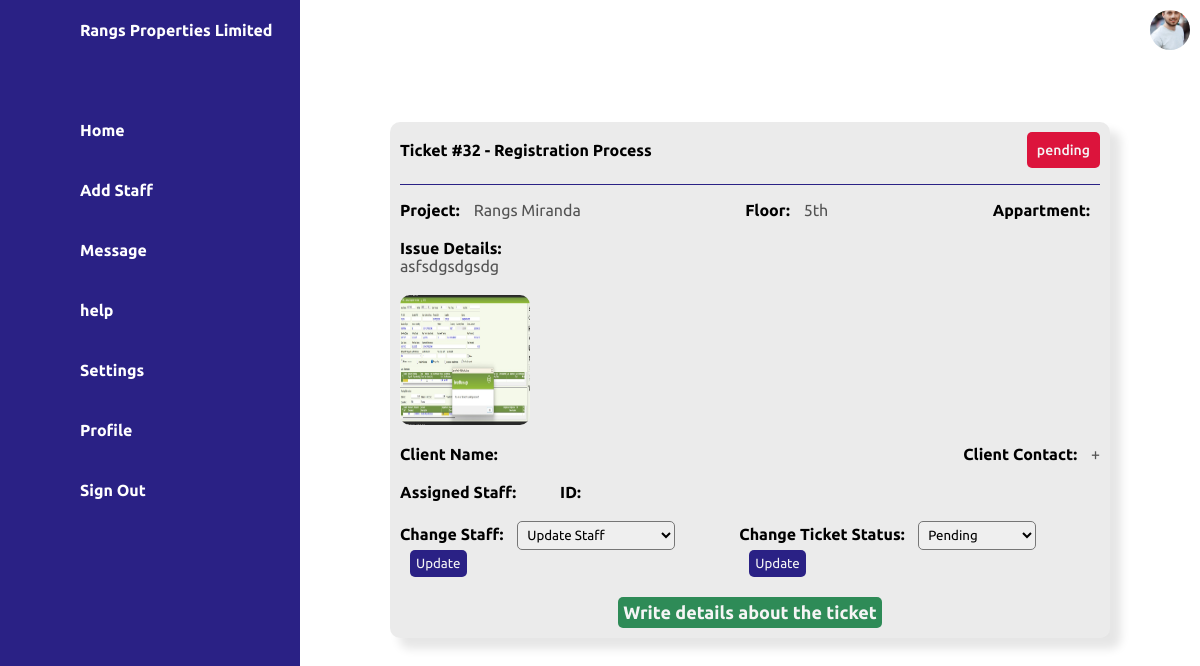
Screenshot of /admin/view_ticket.php?id=32 (signed in) with the database file from the repository.
### tables this page shows
CREATE TABLE `tickets` (
  `id` int(11) NOT NULL,
  `user_id` int(11) DEFAULT NULL,
  `title` varchar(255) DEFAULT NULL,
  `category` varchar(100) DEFAULT NULL,
  `description` text DEFAULT NULL,
  `image` varchar(500) DEFAULT NULL,
  `status` varchar(50) DEFAULT 'Pending',
  `created_at` datetime DEFAULT NULL,
  `solved_at` datetime DEFAULT NULL,
  `client` int(11) DEFAULT NULL,
  `project` varchar(255) DEFAULT NULL,
  `apartment` varchar(255) DEFAULT NULL,
  `floor` varchar(255) DEFAULT NULL
);

### functions.php (called while the page is built, shortened)
<?php
function h($s){ return htmlspecialchars($s, ENT_QUOTES); }
?>

### admin/view_ticket.php (the view, shortened to what this page needs)
<?php
  require '../db.php';
  require '../functions.php';
  $id = $_GET['id'] ?? 0;
  $stmt = $pdo->prepare("SELECT t.*, u.name as user_name, s.name as assigned_name, s.employee_id as assigned_staff_employee_id, s.id as assigned_staff_id, cp.name as client_name, cp.phone as client_contact
                       FROM tickets t
                       LEFT JOIN users u ON u.id=t.user_id
                       LEFT JOIN ticket_assignments ta ON ta.ticket_id = t.id
                       LEFT JOIN support_staff s ON s.id = ta.staff_id
                       LEFT JOIN client_profile cp ON cp.id = t.client
                       WHERE t.id = ? LIMIT 1");
  $stmt->execute([$id]);
  $t = $stmt->fetch();
?>
<?php
include("./includes/header.php");
include("./includes/sidenav.php");
?>
<div class="main">
  <?php include("./includes/topbar.php");?>
  <div class="ticket_details_container">
    <div class="ticket_details">
      <div class="ticket_heading">
        <h4>Ticket <span>#<?php echo $t['id']; ?> - </span><span><?php echo $t['category']; ?></span></h4>
        <div class="status <?php echo ($t['status'] == 'pending') ? 'pending' : (($t['status'] == 'On Process') ? 'ongoing' : 'solved'); ?>">
          <?php echo $t['status']; ?>
        </div>
      </div>
      <div class="horizontal_line"></div>
      <div class="ticket_body">
        <div class="project_details">
          <div><strong class="title">Project: </strong><p><?php echo $t['project']; ?></p></div>
          <?php if (!empty($t['floor'])): ?>
          <div>
              <strong class="title">Floor: </strong>
              <p><?php echo h($t['floor']); ?></p>
          </div>
          <?php endif; ?>
          <div><strong class="title">Appartment:</strong><p><?php echo $t['appartment']; ?></p></div>
        </div>
        <div class="issue_details"><strong>Issue Details: </strong><p><?php echo $t['description']; ?></p></div>
        <div class="issue_img">
          <?php
          if(!empty($t['image'])){
            $imagePaths = explode(',', $t['image']);
            foreach ($imagePaths as $imagePath) {
              $imagePath = trim($imagePath);
              echo "<img src='../client/$imagePath' class='image'>";
            }
          } else {
            echo "No images available.";
          }
          ?>
        </div>
        <div class="project_details">
          <div>
            <strong class="title">Client Name: </strong><p><?php echo $t['client_name'] ?></p>
          </div>
          <div>
            <strong class="title">Client Contact: </strong><p>+<?php echo $t['client_contact'] ?></p>
          </div>
        </div>
        <div class="project_details">
          <div>
            <strong class="title">Assigned Staff: </strong><p class="name"><?php echo $t['assigned_name']; ?></p><strong class="title">ID: </strong><p><?php echo $t['assigned_staff_employee_id']; ?></p>
          </div>
        </div>
        <div class="ticket_action">
          <form method="POST" action="view_ticket.php?id=<?= (int)$t['id'] ?>">
            <div class="change_staff">
              <strong>Change Staff: </strong>
              <select name="staff" id="select_staff" required>
                <option value="" disabled selected>Update Staff</option>
              </select>
              <button class="btn" type="submit">Update</button>
            </div>
          </form>
          <form method="POST" action="view_ticket.php?id=<?= (int)$t['id'] ?>">
            <div class="ticket_status">
              <strong>Change Ticket Status:</strong>
              <select name="status" id="status" required>
                <option value="Pending"    <?= $t['status']==='Pending' ? 'selected' : '' ?>>Pending</option>
              </select>
              <button class="btn" type="submit">Update</button>
            </div>
          </form>
        </div>
        <div class="comment_action">
          <a href="./comment.php">Write details about the ticket</a>
        </div>
  </div>
</div>
</div>
<?php include("./includes/footer.php"); ?>

### admin/assets/css/style.css (style rules this page uses)
* { font-family: "Ubuntu", sans-serif; padding: 0; margin: 0; box-sizing: border-box; }
:root { --blue: #2a2185; --white: #fff; --gray: #f5f5f5; --black1: #222; --black2: #999; }
body { min-height: 100vh; overflow-x: hidden; }
.main { position: absolute; width: calc(100% - 300px); left: 300px; min-height: 100vh; background: var(--white); transition: 0.5s; }
.status.pending { padding: 2px 4px; background: #e85d2f; color: var(--white); border-radius: 4px; font-size: 14px; font-weight: 500; }
.ticket_details_container { display: flex; align-items: center; justify-content: center; height: 80vh; width: 100%; }
.ticket_details { width: 80%; border-radius: 10px; background: rgba(0, 0, 0, 0.08); padding: 10px; box-shadow: 10px 10px 10px 1px rgba(0, 0, 0, 0.1); }
.ticket_heading { display: flex; align-items: center; justify-content: space-between; margin-bottom: 1rem; }
.ticket_details .status { padding: 10px; border-radius: 5px; color: #f5f5f5; }
.ticket_details .status.pending { background: crimson; }
.horizontal_line { width: 100%; height: 1px; background: #2a2185; margin-bottom: 1rem; }
.ticket_details .ticket_body p { display: inline-block; color: #535353; }
.ticket_details .ticket_body .project_details { display: flex; align-items: center; justify-content: space-between; margin-bottom: 20px; }
.ticket_details .ticket_body .project_details .title { margin-right: 10px; }
.issue_details { margin-bottom: 20px; }
.issue_details strong { display: flex; flex-direction: column; }
.issue_img { display: flex; flex-wrap: wrap; gap: 10px; margin-bottom: 20px; }
.issue_img img { width: 130px; height: 130px; border-radius: 10px; cursor: pointer; transition: transform 0.3s ease; }
.ticket_action { display: flex; align-items: center; justify-content: space-between; }
#select_staff { margin-left: 10px; padding: 5px; border-radius: 5px; }
#status { margin-left: 10px; padding: 5px; border-radius: 5px; }
.ticket_action .btn { margin-left: 10px; padding: 6px; cursor: pointer; background: #2a2185; outline: none; border: none; color: #f5f5f5; border-radius: 5px; transition: all 0.3s ease; }
.comment_action { margin-top: 20px; width: 100%; display: flex; justify-content: center; align-items: center; }
.comment_action a { padding: 5px; background: seagreen; color: #f5f5f5; text-decoration: none; border-radius: 5px; font-weight: 700; font-size: 18px; transition: background 0.3s ease; }

### rows the page displays
tickets: id "32", category "Registration Process", status "pending", project "Rangs Miranda", floor "5th", description "asfsdgsdgsdg", image (picture)
